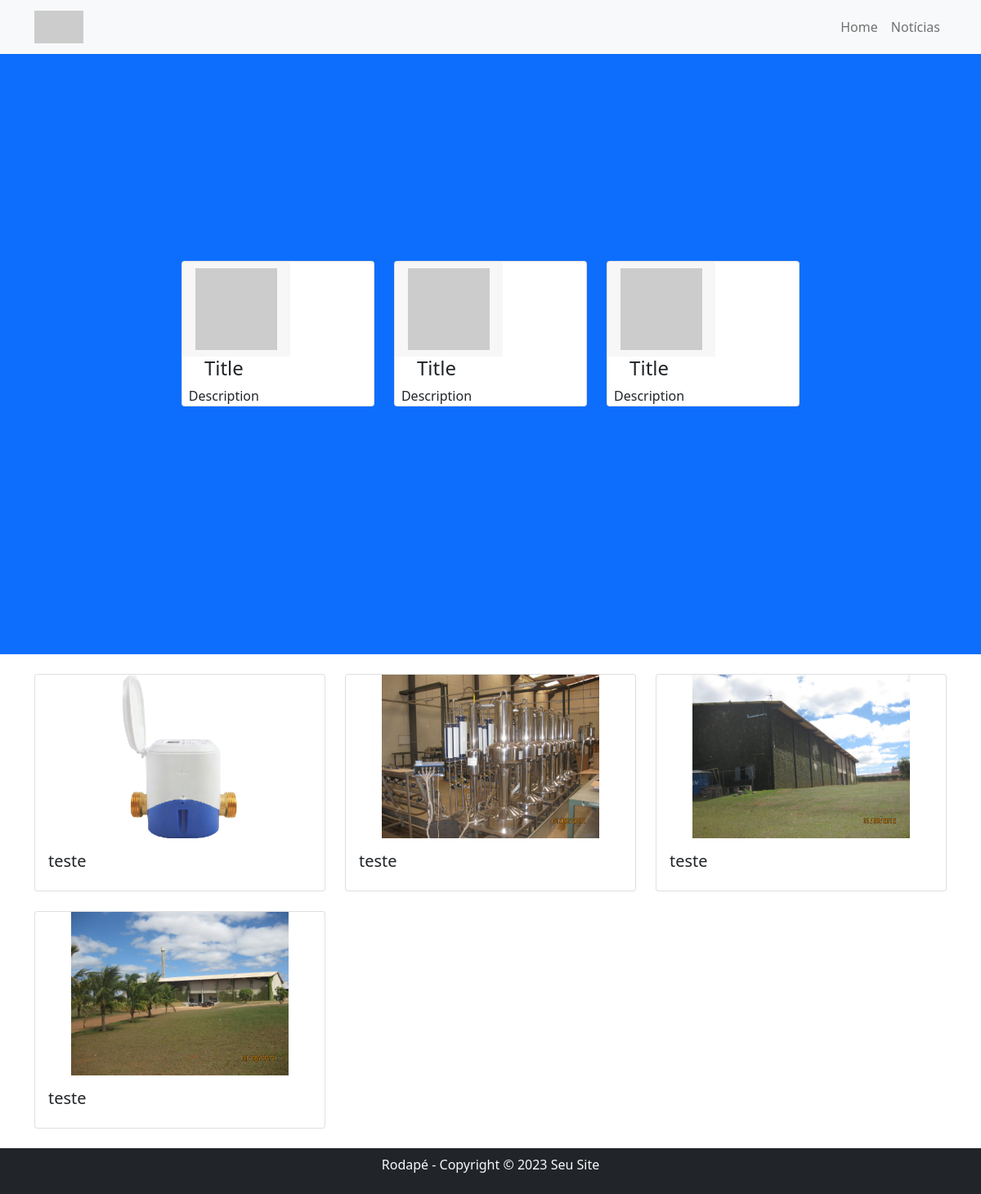
The page /releases.php on the database as committed earlier.
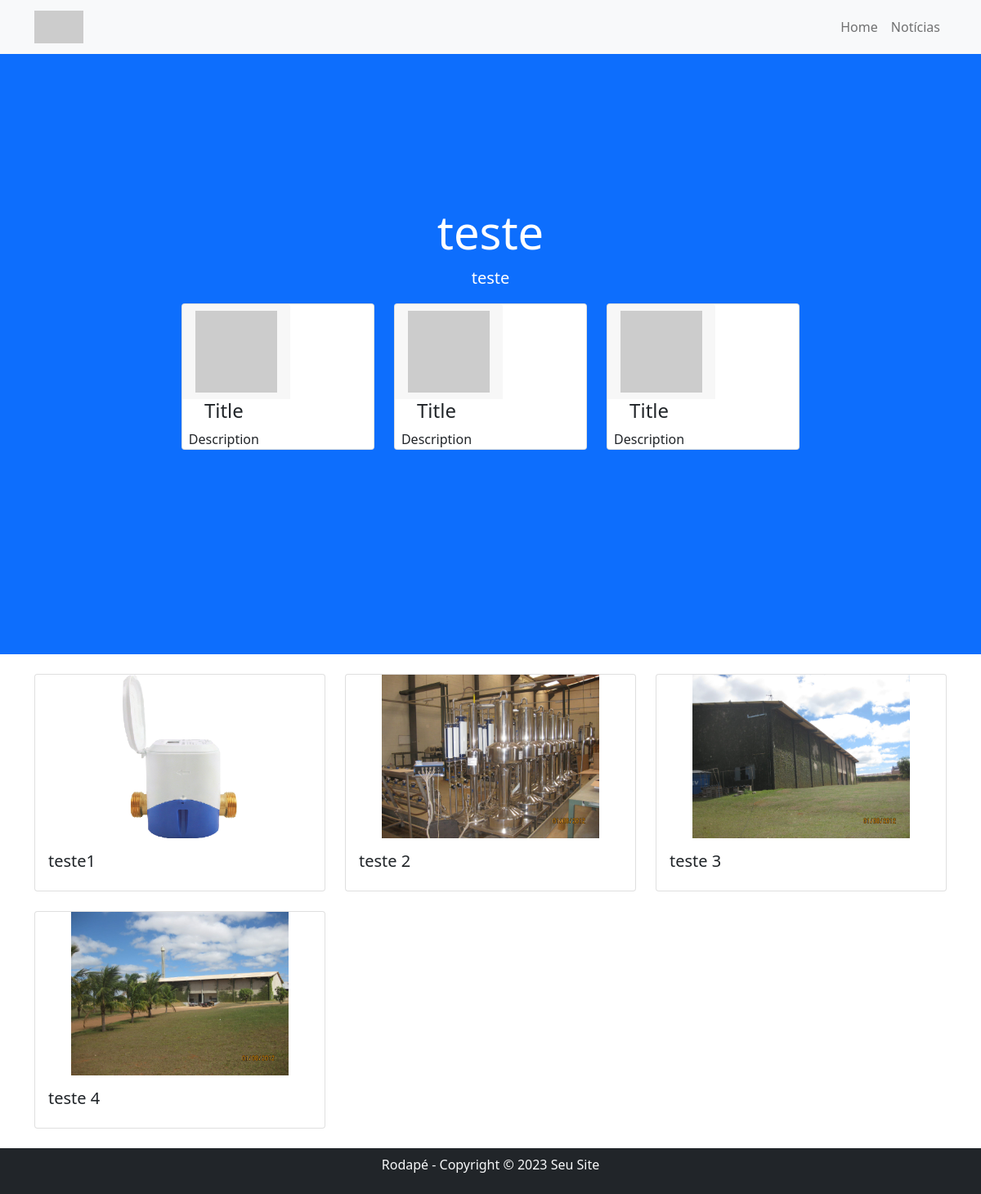
The same page on the database as committed later.
### tables this page shows
CREATE TABLE `posts` (
  `id` int NOT NULL,
  `titulo` varchar(150) DEFAULT NULL,
  `conteudo` text,
  `foto` varchar(150) DEFAULT NULL,
  `resumo` text,
  `id_categoria` int DEFAULT NULL,
  `ativo` enum('S','N') NOT NULL DEFAULT 'N',
  `legenda` varchar(255) DEFAULT NULL,
  `destaque` enum('S','N') NOT NULL DEFAULT 'N',
  `url_amigavel` varchar(255) DEFAULT NULL,
  `postado_por` varchar(255) DEFAULT NULL,
  `id_usuario` int DEFAULT NULL,
  `excluido` enum('S','N') NOT NULL DEFAULT 'N',
  `created_at` datetime DEFAULT NULL,
  `updated_at` datetime DEFAULT NULL
);

CREATE TABLE `banners` (
  `id` int NOT NULL,
  `foto` varchar(200) DEFAULT NULL,
  `titulo` varchar(250) DEFAULT NULL,
  `posicao` varchar(4) DEFAULT NULL,
  `descricao` text,
  `link` varchar(250) DEFAULT NULL
);

### Class/conexao.class.php (called while the page is built, shortened)
<?php
class Conexao
{
    private static $pdo;
    public static function getInstance()
    {
        if (!isset(self::$pdo)) {
            try {
                $dsn = "mysql:host=" . HOST . ";dbname=" . DBNAME . ";charset=" . CHARSET;
                $opcoes = array(
                    PDO::MYSQL_ATTR_INIT_COMMAND => 'SET NAMES utf8',
                    PDO::ATTR_PERSISTENT => true,
                    PDO::ATTR_ERRMODE => PDO::ERRMODE_EXCEPTION
                );
                self::$pdo = new PDO($dsn, USER, PASSWORD, $opcoes);
            } catch (PDOException $e) {
                die("Erro ao conectar com o banco de dados: " . $e->getMessage());
            }
        }
        return self::$pdo;
    }
}

### Class/posts.class.php (called while the page is built, shortened)
<?php
class Posts
{
    private $pdo;
    private static $instance = null;
    private function __construct($conn)
    {
        $this->pdo = $conn;
    }
    public static function getInstance($conn)
    {
        if (self::$instance === null) {
            self::$instance = new Posts($conn);
        }
        return self::$instance;
    }
    public function dadosPosts($id = '', $destaque = '', $categoria = '', $usuario = '', $url_amigavel = '', $orderBy = '', $limite = '', $search = '')
    {
        $filtro = [];
        $parametros = [];
        $sqlFiltro = !empty($filtro) ? 'WHERE ' . implode(' AND ', $filtro) : '';
        $sqlOrdem = !empty($orderBy) ? "ORDER BY {$orderBy}" : '';
        $sqlLimite = !empty($limite) ? "LIMIT 0,{$limite}" : '';
        try {
            $sql = "SELECT * FROM posts {$sqlFiltro} {$sqlOrdem} {$sqlLimite}";
            $stm = $this->pdo->prepare($sql);
            for ($i = 1; $i <= count($parametros); $i++) {
                $stm->bindValue($i, $parametros[$i - 1]);
            }
            $stm->execute();
            $posts = $stm->fetchAll(PDO::FETCH_OBJ);
            if (!empty($id) || $limite == 1) {
                return (!empty($posts[0])) ? $posts[0] : null;
            } else {
                return $posts;
            }
        } catch (PDOException $erro) {
            echo $erro->getMessage();
        }
    }
}

### verifica.php (called while the page is built, shortened)
<?php
require_once 'Connection/conexao.php';
include "Class/posts.class.php";
$posts = Posts::getInstance(Conexao::getInstance());
include "Class/banners.class.php";
$banners = Banners::getInstance(Conexao::getInstance());

### Class/banners.class.php (called while the page is built, shortened)
<?php
class Banners
{
    private $pdo;
    private static $instance = null;
    private function __construct($conn)
    {
        $this->pdo = $conn;
    }
    public static function getInstance($conn)
    {
        if (self::$instance === null) {
            self::$instance = new Banners($conn);
        }
        return self::$instance;
    }
    public function dadosBanners($id = '', $titulo = '',  $orderBy = '', $limite = '')
    {
        $filtro = [];
        $parametros = [];
        $sqlFiltro = !empty($filtro) ? 'WHERE ' . implode(' AND ', $filtro) : '';
        $sqlOrdem = !empty($orderBy) ? "ORDER BY {$orderBy}" : '';
        $sqlLimite = !empty($limite) ? "LIMIT 0,{$limite}" : '';
        try {
            $sql = "SELECT * FROM banners {$sqlFiltro} {$sqlOrdem} {$sqlLimite}";
            $stm = $this->pdo->prepare($sql);
            for ($i = 1; $i <= count($parametros); $i++) {
                $stm->bindValue($i, $parametros[$i - 1]);
            }
            $stm->execute();
            $banners = $stm->fetchAll(PDO::FETCH_OBJ);
            if (!empty($id) || $limite == 1) {
                return (!empty($banners[0])) ? $banners[0] : null;
            } else {
                return $banners;
            }
        } catch (PDOException $erro) {
            echo $erro->getMessage();
        }
    }
}

### releases.php (the view, shortened to what this page needs)
<?php
include "verifica.php";
$banners->add();
$dadosBanners = $banners->dadosBanners();
$dadosPosts = $posts->dadosPosts();
?>
<!DOCTYPE html>
<html lang="pt-br">
<head>
  <link rel="stylesheet" href="https://cdn.jsdelivr.net/npm/bootstrap@5.0.0-beta3/dist/css/bootstrap.min.css">
</head>
<body>
  <nav class="navbar navbar-expand-lg navbar-light bg-light fixed-top">
    <div class="container">
      <a class="navbar-brand" href="#">
        <img src="https://placehold.co/600x400" alt="Logo" height="40">
      </a>
      <div class="collapse navbar-collapse" id="navbarNav">
        <ul class="navbar-nav ms-auto">
          <li class="nav-item">
            <a class="nav-link" href="#">Home</a>
          </li>
          <li class="nav-item">
            <a class="nav-link" href="#">Notícias</a>
          </li>
        </ul>
      </div>
    </div>
  </nav>
  <header class="full-width-banner bg-primary">
    <div class="jumbotron text-center">
      <h1 class="display-4"><?php echo $dadosBanners[0]->titulo;?></h1>
      <p class="lead"><?php echo html_entity_decode($dadosBanners[0]->descricao,ENT_COMPAT); ?></p>
      <div class="row">
        <div class="col-4">
          <div class="card flex-row flex-wrap align-items-center">
            <div class="card-header border-0">
              <img src="//placehold.it/100" alt="">
            </div>
            <div class="card-block px-2">
              <h4 class="card-title text-dark">Title</h4>
              <p class="card-text text-dark">Description</p>
            </div>
          </div>
        </div>
        <div class="col-4">
          <div class="card flex-row flex-wrap align-items-center">
            <div class="card-header border-0">
              <img src="//placehold.it/100" alt="">
            </div>
            <div class="card-block px-2">
              <h4 class="card-title text-dark">Title</h4>
              <p class="card-text text-dark">Description</p>
            </div>
          </div>
        </div>
        <div class="col-4">
          <div class="card flex-row flex-wrap align-items-center">
            <div class="card-header border-0">
              <img src="//placehold.it/100" alt="">
            </div>
            <div class="card-block px-2">
              <h4 class="card-title text-dark">Title</h4>
              <p class="card-text text-dark">Description</p>
            </div>
          </div>
        </div>
      </div>
    </div>
  </header>
  <section class="container mt-4">
    <div class="row">
      <?php foreach ($dadosPosts as $post) { ?>
      <div class="col-lg-4 mb-4">
        <div class="card">
          <img src="/post-images/<?php echo $post->foto;?>" class="card-img-top card-img-clip" alt="<?php echo $post->titulo;?>">
          <div class="card-body">
            <h5 class="card-title"><?php echo $post->titulo;?> </h5>
          </div>
        </div>
      </div>
      <?php }?>
    </div>
  </section>
  <footer class="bg-dark text-light text-center p-2">
    <p>Rodapé - Copyright © 2023 Seu Site</p>
  </footer>
</body>
</html>

Rows that differ between the two databases and show on the page:
added banners: titulo "teste", descricao "teste"
changed posts: titulo "teste" → "teste1"
changed posts: titulo "teste" → "teste 2"
changed posts: titulo "teste" → "teste 3"
changed posts: titulo "teste" → "teste 4"
